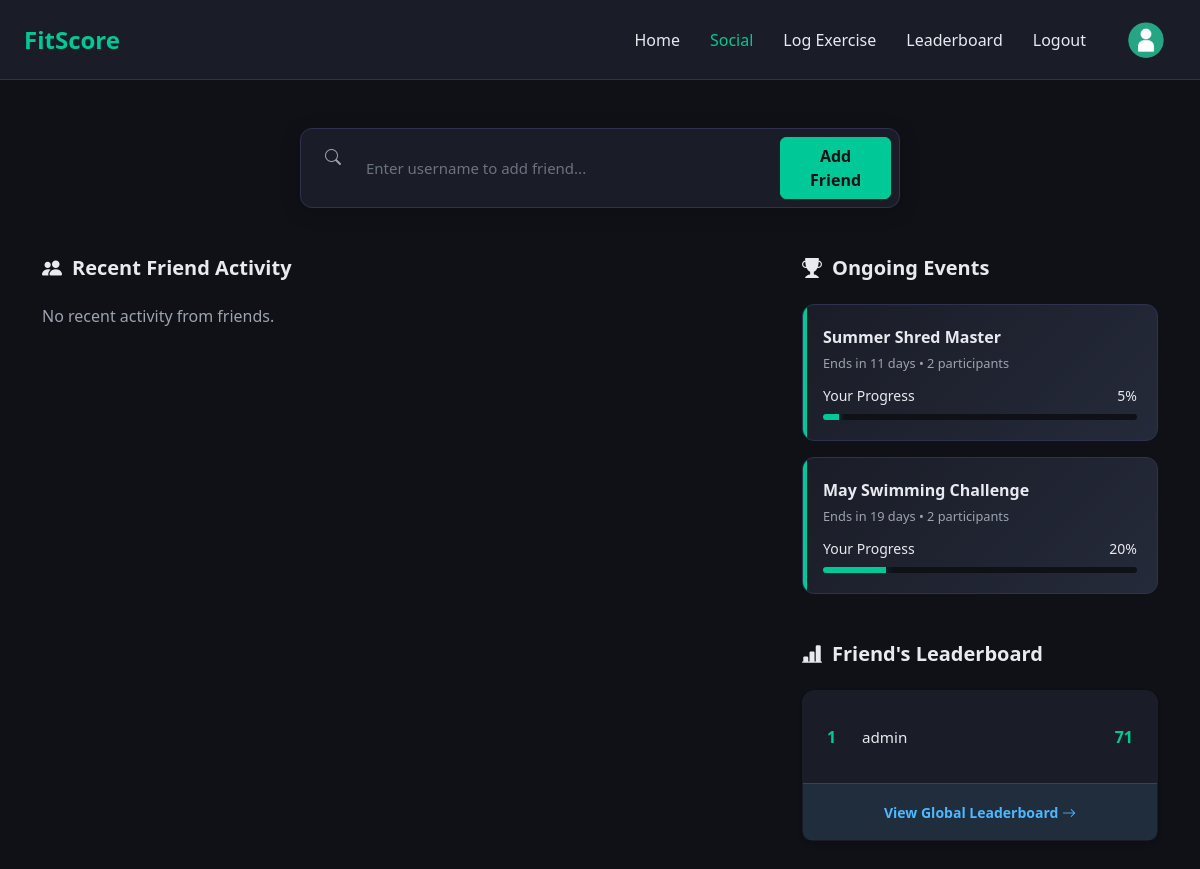
Page /social (signed in) on the committed database.
### models.py (models this page shows, shortened)
class Event(db.Model):
    __tablename__ = 'Events'
    event_id = db.Column(db.Integer, primary_key=True, autoincrement=True)
    title = db.Column(db.String(100), nullable=False)
    target_exercise_type = db.Column(db.String(50), nullable=False)
    target_sessions = db.Column(db.Integer, nullable=False)
    start_date = db.Column(db.DateTime, nullable=False)
    end_date = db.Column(db.DateTime, nullable=False)
    participants_count = db.Column(db.Integer, default=0)

class User(UserMixin, db.Model):
    __tablename__ = 'Users'
    user_id = db.Column(db.Integer, primary_key=True, autoincrement=True)
    firstname = db.Column(db.String(50), nullable=True)
    lastname = db.Column(db.String(50), nullable=True)
    bio = db.Column(db.String(500), nullable=True)
    username = db.Column(db.String(50), nullable=False)
    password = db.Column(db.String(256), nullable=False)
    email = db.Column(db.String(50), nullable=False)
    created_at = db.Column(db.DateTime, default=datetime.utcnow)
    updated_at = db.Column(db.DateTime, default=datetime.utcnow, onupdate=datetime.utcnow)
    logs = db.relationship('Log', backref='user', lazy=True)

### app.py (the view)
@app.route('/social')
@login_required
def social():
    friendships = Friendship.query.filter_by(user_id_1=current_user.user_id).all()
    friend_ids  = [f.user_id_2 for f in friendships]
    recent_friend_logs = Log.query.filter(Log.user_id.in_(friend_ids)).order_by(Log.completed_on.desc()).limit(10).all()
    users_to_check = [current_user]
    if friend_ids:
        friends = User.query.filter(User.user_id.in_(friend_ids)).all()
        users_to_check.extend(friends)
    friends_leaderboard = [entry for user in users_to_check
                           if (entry := summarize_user_performance(user))['has_logs']]
    friends_leaderboard.sort(key=lambda x: x['overall_score'], reverse=True)
    friends_leaderboard = friends_leaderboard[:5]
    current_time = datetime.utcnow()
    active_events = Event.query.filter(Event.start_date <= current_time, Event.end_date >= current_time).all()
    event_data = []
    for event in active_events:
        completed_sessions = Log.query.join(Exercise).filter(
            Log.user_id == current_user.user_id,
            Exercise.exercise_type == event.target_exercise_type,
            Log.completed_on >= event.start_date,
            Log.completed_on <= event.end_date
        ).count()
        active_participants = db.session.query(Log.user_id).join(Exercise).filter(
            Exercise.exercise_type == event.target_exercise_type,
            Log.completed_on >= event.start_date,
            Log.completed_on <= event.end_date
        ).distinct().count()
        progress_percentage = min(100, int((completed_sessions / event.target_sessions) * 100)) if event.target_sessions > 0 else 0
        days_left = (event.end_date - current_time).days
        event_data.append({
            'title': event.title,
            'participants_count': active_participants,
            'progress_percentage': progress_percentage,
            'days_left': days_left
        })
    return render_template('social.html', recent_friend_logs=recent_friend_logs, friends_leaderboard=friends_leaderboard, events=event_data)

### app.py (called while the page is built)
@login_manager.user_loader
def load_user(user_id):
    return User.query.get(int(user_id))

def z_to_percentile(z):
    return round(0.5 * (1 + math.erf(z / math.sqrt(2))) * 100)

### templates/social.html (shortened to what this page needs)
{% extends "base.html" %}
{% block content %}
    <div class="container py-5">
        <div class="social-search-container">
            <form action="{{ url_for('add_friend') }}" method="POST" class="search-input-group">
                <i class="bi bi-search py-2 ps-3 text-muted"></i>
                <input type="text" name="username" placeholder="Enter username to add friend..." required>
                <button type="submit" class="btn btn-primary px-4">Add Friend</button>
            </form>
        </div>
        <div class="row">
            <div class="col-lg-8">
                <h2 class="section-title"><i class="bi bi-people-fill"></i> Recent Friend Activity</h2>
                <div class="activity-feed">
                    {% if recent_friend_logs %}
                        {% for log in recent_friend_logs %}
                            <div class="activity-card">
                                <div class="activity-header">
                                    <img src="{{ url_for('static', filename='images/generic_profile_pic.png') }}" class="activity-user-img" alt="User">
                                    <div class="activity-info">
                                        <h6>{{ log.user.username }}</h6>
                                        <span class="activity-time">{{ log.completed_on.strftime('%b %d, %Y %I:%M %p') }}</span>
                                    </div>
                                </div>
                                <div class="activity-content">
                                    <strong>{{ log.exercise.exercise_name }}:</strong> Completed with a value of {{ log.stat_value | abs if log.stat_value < 0 else log.stat_value }} {{ log.exercise.units }}.
                                    <div class="activity-stats">
                                        <span><i class="bi bi-activity"></i> Score: {{ "%.2f"|format(log.standardised_score) if log.standardised_score is not none else "N/A" }}</span>
                                    </div>
                                </div>
                            </div>
                        {% endfor %}
                    {% else %}
                        <p class="text-muted">No recent activity from friends.</p>
                    {% endif %}
                </div>
            </div>
            <div class="col-lg-4">
                <div class="mb-5">
                    <h2 class="section-title"><i class="bi bi-trophy-fill"></i> Ongoing Events</h2>
                    {% if events %}
                        {% for event in events %}
                        <div class="event-card">
                            <div class="event-title">{{ event.title }}</div>
                            <div class="event-meta">Ends in {{ event.days_left }} days • {{ event.participants_count }} participants</div>
                            <div class="d-flex justify-content-between mb-2">
                                <small>Your Progress</small>
                                <small>{{ event.progress_percentage }}%</small>
                            </div>
                            <div class="progress-bar-container">
                                <div class="progress-bar-fill" style="width: {{ event.progress_percentage }}%;"></div>
                            </div>
                        </div>
                        {% endfor %}
                    {% else %}
                        <p class="text-muted">No ongoing events at the moment. Check back later!</p>
                    {% endif %}
                </div>
                <div>
                    <h2 class="section-title"><i class="bi bi-bar-chart-line-fill"></i> Friend's Leaderboard</h2>
                    <div class="panel p-0">
                        <div class="p-4">
                            {% if friends_leaderboard %}
                                {% for friend in friends_leaderboard %}
                                    <div class="mini-lb-item">
                                        <div class="mini-lb-rank {% if loop.index <= 3 %}top{% endif %}">{{ loop.index }}</div>
                                        <div class="mini-lb-name">{{ friend.username }}</div>
                                        <div class="mini-lb-score">{{ friend.overall_score|int }}</div>
                                    </div>
                                {% endfor %}
                            {% else %}
                                <p class="text-muted mb-0">No friends to show. Add friends to compare your leaderboard scores.</p>
                            {% endif %}
                        </div>
                        <div class="p-3 text-center rounded-bottom" style="background-color: rgba(77, 184, 255, 0.1); border-top: 1px solid rgba(77, 184, 255, 0.2);">
                            <a href="{{ url_for('leaderboard') }}" class="text-decoration-none small fw-bold" style="color: #4db8ff;">View Global Leaderboard <i class="bi bi-arrow-right"></i></a>
                        </div>
                    </div>
                </div>
            </div>
        </div>
    </div>
{% endblock %}

### static/styles.css (style rules this page uses)
body { min-height: 100vh; background-color: #0f1117; color: #e8eaf0; }
.btn-primary { background-color: #00c896; border-color: #00c896; color: #0f1117; font-weight: 600; }
input[type="text"], input[type="number"], input[type="email"], input[type="password"], .profile-bio { padding: 12px 16px; background: #1e1e2e; border: 1px solid #444; border-radius: 6px; color: white; font-size: 15px; width: 100%; }
.panel { background-color: #1a1d27; border-radius: 12px; padding: 1.5rem; box-shadow: 0 4px 6px rgba(0, 0, 0, 0.05), 0 1px 3px rgba(0, 0, 0, 0.1); border: 1px solid #1a1d27; transition: transform 0.2s ease, box-shadow 0.2s ease; }
.social-search-container { max-width: 600px; margin: 0 auto 3rem auto; }
.search-input-group { display: flex; gap: 10px; background: #1a1d27; padding: 8px; border-radius: 12px; border: 1px solid #2e3250; box-shadow: 0 4px 20px rgba(0, 0, 0, 0.2); }
.search-input-group input { flex-grow: 1; background: transparent; border: none; color: white; padding: 10px 15px; outline: none; }
.search-input-group input::placeholder { color: #6b7280; }
.section-title { font-size: 1.25rem; font-weight: 700; margin-bottom: 1.5rem; color: #e8eaf0; display: flex; align-items: center; gap: 10px; }
.event-card { background: linear-gradient(135deg, #1a1d27 0%, #252a3a 100%); border-radius: 12px; padding: 1.25rem; margin-bottom: 1rem; border: 1px solid #2e3250; position: relative; overflow: hidden; }
.event-card::before { content: ''; position: absolute; top: 0; left: 0; width: 4px; height: 100%; background: #00c896; }
.event-title { font-weight: 700; font-size: 1rem; margin-bottom: 5px; }
.event-meta { font-size: 0.8rem; color: #9ca3af; margin-bottom: 12px; }
.progress-bar-container { height: 6px; background: #0f1117; border-radius: 3px; overflow: hidden; }
.progress-bar-fill { height: 100%; background: #00c896; box-shadow: 0 0 10px rgba(0, 200, 150, 0.5); }
.mini-lb-item { display: flex; align-items: center; padding: 10px 0; border-bottom: 1px solid #2e3250; }
.mini-lb-item:last-child { border-bottom: none; }
.mini-lb-rank { width: 25px; font-weight: 700; color: #6b7280; }
.mini-lb-rank.top { color: #00c896; }
.mini-lb-name { flex-grow: 1; font-size: 0.95rem; padding-left: 10px; }
.mini-lb-score { font-weight: 700; color: #00c896; }
.text-muted { color: #9ca3af !important; }

### rows in the picture
Event: title "Summer Shred Master", days_left "11", participants_count "2", progress_percentage "5"
Event: title "May Swimming Challenge", days_left "19", participants_count "2", progress_percentage "20"
User: username "admin"

### other values in the picture
{{ friend.overall_score|int }} "71"
